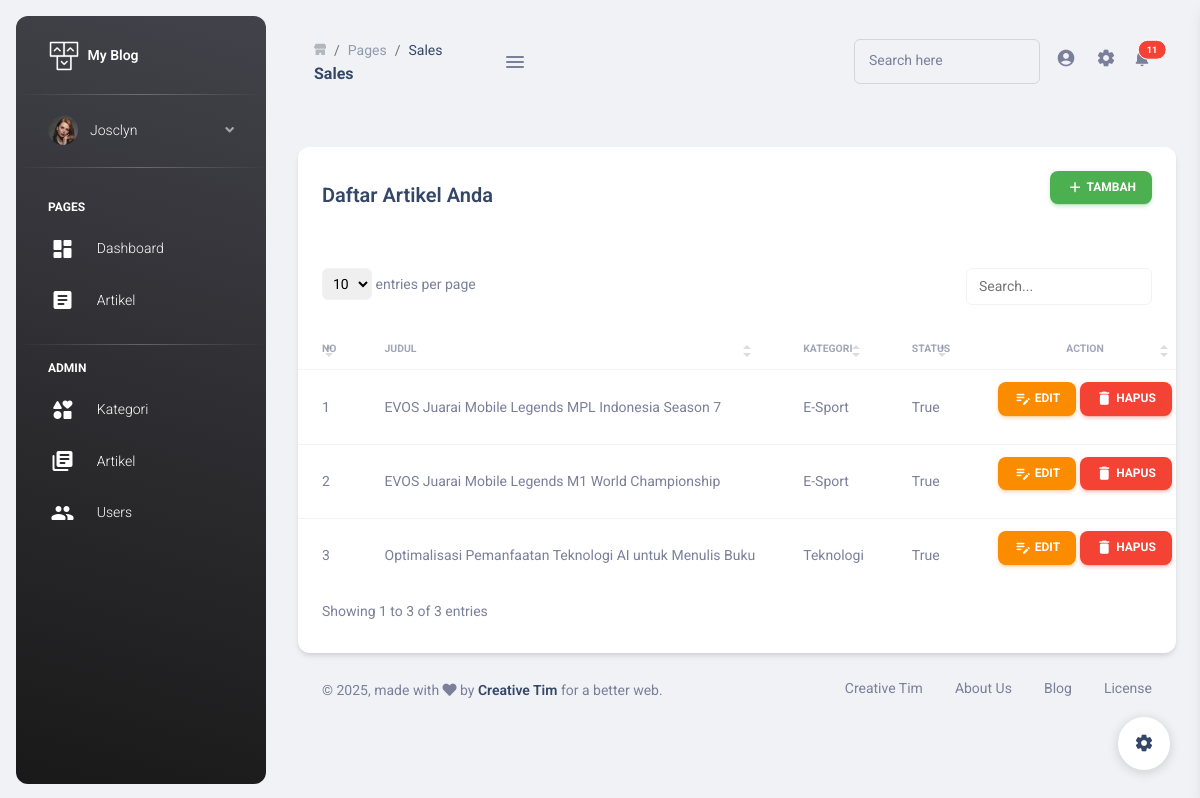
The page /dashboard/artikel/list (signed in) on the database its author committed.
### artikels/models.py (models this page shows, shortened)
class ArtikelBlog(models.Model):
    kategori = models.ForeignKey(Kategori, on_delete=models.CASCADE)
    judul = models.CharField(max_length=200)
    konten = CKEditor5Field('Text', config_name='extends')
    gambar = models.ImageField(upload_to='artikel')
    status = models.BooleanField(default=False)
    created_at = models.DateTimeField(auto_now_add=True)
    created_by = models.ForeignKey(User, on_delete=models.CASCADE)

class Kategori(models.Model):
    nama = models.CharField(max_length=100)
    created_at = models.DateTimeField(auto_now_add=True)
    created_by = models.ForeignKey(User, on_delete=models.CASCADE)
    def __str__(self):
        return self.nama

### artikels/views.py (the view)
# urls.py: path('artikel/list', artikel_list, name='artikel_list'),
@login_required(login_url='/auth-login')
def artikel_list(request):
    template_name = "dashboard/pengguna/artikel_list.html"
    artikel = ArtikelBlog.objects.filter(created_by=request.user)
    context = {
        "artikel": artikel
    }
    return render(request, template_name, context)

### artikels/templatetags/auth_extras.py (called while the page is built)
@register.filter(name='has_group')
def has_group(user, group_name):
    try:
        group = Group.objects.get(name=group_name)
    except:
        group = Group.objects.create(name=group_name)
    return True if group in user.groups.all() else False

### templates/dashboard/pengguna/artikel_list.html (shortened to what this page needs)
{% extends "dashboard/base.html" %}
{% load static %}
{% block content %}
<div class="row mt-4">
  <div class="col-12">
    <div class="card">
      <div class="card-header">
      <div class="d-flex justify-content-between align-items-center">
        <h5 class="mb-0">Daftar Artikel Anda</h5>
        <a class="btn btn-success px-3 py-2" href="{% url 'artikel_tambah' %}"><i class="material-icons">add</i> Tambah</a>
      </div>
      </div>
      <div class="table-responsive">
        <table class="table table-flush" id="datatable-search">
          <thead class="thead-light">
            <tr>
              <th>No</th>
              <th>Judul</th>
              <th>Kategori</th>
              <th>Status</th>
              <th class="text-center">Action</th>
            </tr>
          </thead>
          <tbody>
          {% for a in artikel %}
            <tr>
              <td class="text-sm font-weight-normal">{{forloop.counter}}</td>
              <td class="text-sm font-weight-normal">{{a.judul}}</td>
              <td class="text-sm font-weight-normal">{{a.kategori}}</td>
              <td class="text-sm font-weight-normal">{{a.status}}</td>
              <td class="text-sm font-weight-normal text-center">
                <a class="btn btn-warning px-3 py-2" href="{% url 'artikel_update' a.id %}"><i class="material-icons">edit_note</i> Edit</a>
                <a class="btn btn-danger px-3 py-2" onClick="return confirm('Yakin ingin menghapus?')" href="{% url 'artikel_delete' a.id %}"><i class="material-icons">delete</i> Hapus</a>
              </td>
            </tr>
            {% endfor %}
          </tbody>
        </table>
      </div>
    </div>
  </div>
</div>
{% endblock  %}

### templates/dashboard/menu.html (shortened to what this page needs)
{% load static %}
{% load auth_extras %}
  <aside class="sidenav navbar navbar-vertical navbar-expand-xs border-0 border-radius-xl my-3 fixed-start ms-3   bg-gradient-dark" id="sidenav-main">
    <div class="sidenav-header">
      <a class="navbar-brand m-0" href=" https://demos.creative-tim.com/material-dashboard-pro/pages/dashboards/analytics.html " target="_blank">
        <img src="{% static 'dashboard/assets/img/logo-ct.png' %}" class="navbar-brand-img h-100" alt="main_logo">
        <span class="ms-1 font-weight-bold text-white">My Blog</span>
      </a>
    </div>
    <hr class="horizontal light mt-0 mb-2">
    <div class="collapse navbar-collapse  w-auto h-auto max-height-vh-100 h-100" id="sidenav-collapse-main">
      <ul class="navbar-nav">
        <li class="nav-item mb-2 mt-0">
          <a data-bs-toggle="collapse" href="#ProfileNav" class="nav-link text-white" aria-controls="ProfileNav" role="button" aria-expanded="false">
            <img src="{% static 'dashboard/assets/img/team-3.jpg' %}" class="avatar">
            <span class="nav-link-text ms-2 ps-1">{{ user }}</span>
          </a>
        </li>
        <hr class="horizontal light mt-0">
        <li class="nav-item mt-3">
          <h6 class="ps-4  ms-2 text-uppercase text-xs font-weight-bolder text-white">pages</h6>
        </li>
        <li class="nav-item">
          <a href="{% url 'dashboard' %}" class="nav-link text-white" aria-controls="pagesExamples" role="button" aria-expanded="false">
            <i class="material-icons-round {% if page.brand == 'RTL' %}ms-2{% else %} me-2{% endif %}">dashboard</i>
            <span class="nav-link-text ms-2 ps-1">Dashboard</span>
          </a>
        </li>
        <li class="nav-item">
          <a href="{% url 'artikel_list' %}" class="nav-link text-white " aria-controls="applicationsExamples" role="button" aria-expanded="false">
            <i class="material-icons-round {% if page.brand == 'RTL' %}ms-2{% else %} me-2{% endif %}">article</i>
            <span class="nav-link-text ms-2 ps-1">Artikel</span>
          </a>
        </li>
        {% if request.user|has_group:'operator' %}
        <li class="nav-item">
          <hr class="horizontal light" />
          <h6 class="ps-4  ms-2 text-uppercase text-xs font-weight-bolder text-white">admin</h6>
        </li>
        <li class="nav-item">
          <a href="{% url 'admin_kategori_list' %}" class="nav-link text-white " aria-controls="basicExamples" role="button" aria-expanded="false">
            <i class="material-icons-round {% if page.brand == 'RTL' %}ms-2{% else %} me-2{% endif %}">interests</i>
            <span class="nav-link-text ms-2 ps-1">Kategori</span>
          </a>
        </li>
        <li class="nav-item">
          <a href="{% url 'admin_artikel_list' %}" class="nav-link text-white " aria-controls="componentsExamples" role="button" aria-expanded="false">
            <i class="material-icons-round {% if page.brand == 'RTL' %}ms-2{% else %} me-2{% endif %}">library_books</i>
            <span class="nav-link-text ms-2 ps-1">Artikel</span>
          </a>
        </li>
        <li class="nav-item">
          <a class="nav-link" href="{% url "admin_management_user_list" %}">
            <i class="material-icons-round {% if page.brand == 'RTL' %}ms-2{% else %} me-2{% endif %}">group</i>
            <span class="nav-link-text ms-2 ps-1">Users</span>
          </a>
        </li>
        {% endif %}
      </ul>
    </div>
  </aside>

### rows shown on the page
ArtikelBlog: judul "EVOS Juarai Mobile Legends MPL Indonesia Season 7", kategori "E-Sport", status "True"
ArtikelBlog: judul "EVOS Juarai Mobile Legends M1 World Championship", kategori "E-Sport", status "True"
ArtikelBlog: judul "Optimalisasi Pemanfaatan Teknologi AI untuk Menulis Buku", kategori "Teknologi", status "True"

### other values the page prints
{{ user }} "Josclyn"
